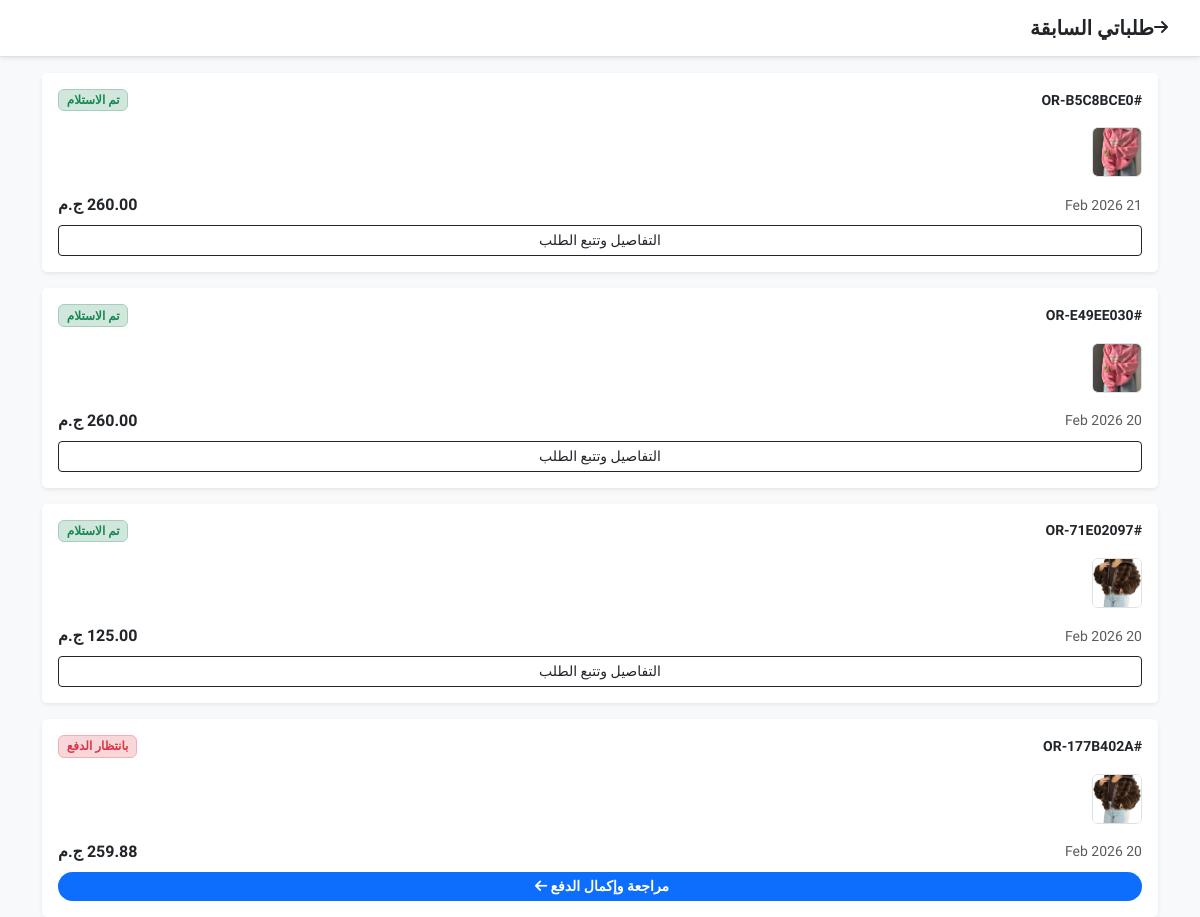
Page /my-orders/ (signed in, upper part) on the earlier database version.
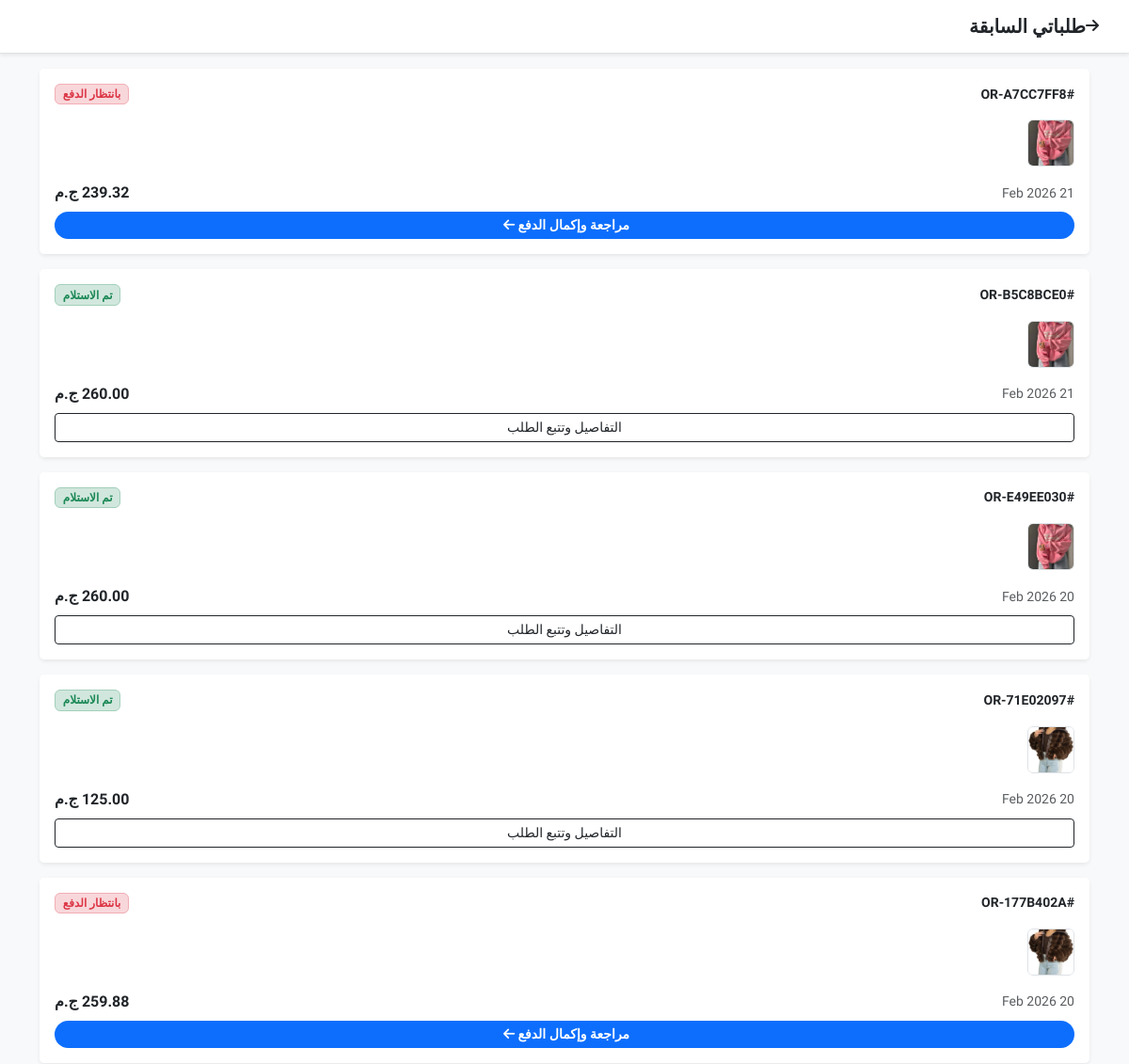
Same page on the later database version.
### store/models.py (models this page shows, shortened)
class Order(models.Model):
    class Status(models.TextChoices):
        CART = "CART",
        WAITING_PAYMENT = "WAITING_PAYMENT", "بانتظار الدفع" # <--- جديد
        PENDING = "PENDING", "قيد الانتظار"
        APPROVED = "APPROVED", "تم التأكيد"
        SHIPPED = "SHIPPED", "تم الشحن"
        DELIVERED = "DELIVERED", "تم التسليم"
        RETURNED = "RETURNED", "مرتجع"
        CANCELLED = "CANCELLED", "ملغي"
    order_id = models.CharField(max_length=20, unique=True, editable=False, verbose_name="رقم الطلب")
    customer = models.ForeignKey(settings.AUTH_USER_MODEL, on_delete=models.PROTECT, related_name='orders', verbose_name="العميل")
    is_confirmed_by_customer = models.BooleanField(null=True, blank=True, verbose_name="تأكيد العميل")
    rejection_reason = models.TextField(blank=True, null=True, verbose_name="سبب الرفض")
    rating = models.PositiveIntegerField(default=0, verbose_name="التقييم (1-5)")
    merchant = models.ForeignKey(MerchantProfile, on_delete=models.PROTECT, null=True, blank=True, related_name='merchant_orders')    # تفاصيل العنوان (يتم حفظها كنص لضمان عدم تغيرها في السجلات التاريخية)
    shipping_address = models.TextField(verbose_name="عنوان الشحن")
    shipping_phone = models.CharField(max_length=15, verbose_name="رقم التواصل")
    total_products_price = models.DecimalField(max_digits=10, decimal_places=2, default=0, verbose_name="إجمالي المنتجات")
    shipping_cost = models.DecimalField(max_digits=10, decimal_places=2, default=0, verbose_name="تكلفة الشحن")
    platform_fees = models.DecimalField(max_digits=10, decimal_places=2, default=0, verbose_name="رسوم المنصة") # 3 EGP + 2.75%
    final_total = models.DecimalField(max_digits=10, decimal_places=2, default=0, verbose_name="الإجمالي النهائي")
    status = models.CharField(max_length=20, choices=Status.choices, default=Status.PENDING, verbose_name="حالة الطلب")
    created_at = models.DateTimeField(auto_now_add=True, verbose_name="تاريخ الطلب")
    governorate = models.ForeignKey(Governorate, on_delete=models.SET_NULL, null=True, blank=True, verbose_name="المحافظة")
    is_first_order = models.BooleanField(default=False, verbose_name="أول طلب (شحن مجاني)")
    class PaymentMethod(models.TextChoices):
        COD = "COD", "الدفع عند الاستلام"
        ONLINE = "ONLINE", "دفع إلكتروني (Paymob)"
        WALLET = "WALLET", "محفظة إلكترونية" # <--- الجديد
    payment_method = models.CharField(max_length=10, choices=PaymentMethod.choices, default=PaymentMethod.COD, verbose_name="طريقة الدفع")

class OrderItem(models.Model):
    order = models.ForeignKey(Order, on_delete=models.CASCADE, related_name='items')
    product_size = models.ForeignKey(ProductSize, on_delete=models.PROTECT, verbose_name="المنتج (المقاس)")
    quantity = models.PositiveIntegerField(default=1, verbose_name="الكمية")
    commission = models.DecimalField(max_digits=10, decimal_places=2, default=0.00, verbose_name="عمولة المنصة")
    price_at_purchase = models.DecimalField(max_digits=10, decimal_places=2, verbose_name="السعر وقت الشراء", blank=True, null=True)
    merchant = models.ForeignKey(MerchantProfile, on_delete=models.PROTECT, verbose_name="التاجر", blank=True, null=True)
    referral_discount = models.DecimalField(max_digits=10, decimal_places=2, default=0)

class ProductSize(models.Model):
    product = models.ForeignKey(Product, on_delete=models.CASCADE, related_name='variations') # غيرنا الاسم لـ variations ليكون أدق
    size_label = models.CharField(max_length=10, verbose_name="المقاس") # S, M, L
    color_label = models.CharField(max_length=30, verbose_name="اللون", default="Standard") # أحمر، أزرق
    stock_quantity = models.PositiveIntegerField(default=0, verbose_name="الكمية المتاحة")

class Product(models.Model):
    category = models.ForeignKey(Category, on_delete=models.SET_NULL, null=True, blank=True, related_name='products', verbose_name="القسم")
    merchant = models.ForeignKey(MerchantProfile, on_delete=models.CASCADE, related_name='products')
    name = models.CharField(max_length=200, verbose_name="اسم المنتج")
    description = models.TextField(verbose_name="وصف المنتج")
    base_price = models.DecimalField(max_digits=10, decimal_places=2, verbose_name="السعر الأساسي")
    image = models.ImageField(upload_to='products/', verbose_name="صورة المنتج الرئيسية")
    shipping_fee = models.DecimalField(max_digits=10, decimal_places=2, default=0, verbose_name="مصاريف الشحن")
    is_active = models.BooleanField(default=False, verbose_name="مفعل (موافقة المشرف)")
    created_at = models.DateTimeField(auto_now_add=True)
    commission_pct = models.DecimalField(
        max_digits=5, decimal_places=2, default=10.00,
        verbose_name="نسبة عمولة المنصة (%)"
    )

### store/views.py (the view)
# urls.py: path('my-orders/', views.my_orders, name='my_orders'),
@login_required
def my_orders(request):
    orders = Order.objects.filter(customer=request.user).exclude(status=Order.Status.CART).order_by('-created_at')
    return render(request, 'store/my_orders.html', {'orders': orders})

### store/context_processors.py (called while the page is built)
def site_settings(request):
    settings = SiteSetting.objects.first()
    return {'site_settings': settings}

### templates/store/my_orders.html
{% extends 'base.html' %}
{% block content %}
<div class="bg-white p-3 border-bottom shadow-sm d-flex align-items-center mb-3 sticky-top">
    <a href="{% url 'profile' %}" class="text-dark me-3"><i class="fas fa-arrow-right"></i></a>
    <h5 class="m-0 fw-bold">طلباتي السابقة</h5>
</div>
<div class="container pb-5">
    {% for order in orders %}
    <div class="card border-0 shadow-sm mb-3">
        <div class="card-header bg-white border-0 d-flex justify-content-between pt-3 align-items-center">
            <span class="fw-bold small">#{{ order.order_id }}</span>
            {% if order.status == 'WAITING_PAYMENT' %}
                <span class="badge bg-danger-subtle text-danger border border-danger-subtle">بانتظار الدفع</span>
            {% elif order.status == 'DELIVERED' %}
                <span class="badge bg-success-subtle text-success border border-success-subtle">تم الاستلام</span>
            {% else %}
                <span class="badge bg-light text-dark border">{{ order.get_status_display }}</span>
            {% endif %}
        </div>
        <div class="card-body py-2">
            <div class="d-flex overflow-auto mb-3" style="gap: 10px;">
                {% for item in order.items.all %}
                <img src="{{ item.product_size.product.image.url }}" class="rounded border" style="width: 50px; height: 50px; object-fit: cover; flex-shrink: 0;">
                {% endfor %}
            </div>
            <div class="d-flex justify-content-between align-items-center">
                <div class="text-muted small">
                    {{ order.created_at|date:"d M Y" }}
                </div>
                <div class="fw-bold text-dark">{{ order.final_total }} ج.م</div>
            </div>
        </div>
        <div class="card-footer bg-white border-0 pt-0 pb-3">
            {% if order.status == 'WAITING_PAYMENT' %}
                <a href="{% url 'customer_order_detail' order.id %}" class="btn btn-primary-app w-100 btn-sm fw-bold">
                    مراجعة وإكمال الدفع <i class="fas fa-arrow-left ms-1"></i>
                </a>
            {% else %}
                <a href="{% url 'customer_order_detail' order.id %}" class="btn btn-outline-dark w-100 btn-sm">
                    التفاصيل وتتبع الطلب
                </a>
            {% endif %}
        </div>
    </div>
    {% empty %}
    <div class="text-center py-5">
        <i class="fas fa-box-open fa-3x text-muted opacity-25 mb-3"></i>
        <p class="text-muted">لم تقم بأي طلبات بعد.</p>
        <a href="{% url 'home' %}" class="btn btn-primary-app px-4">تسوق الآن</a>
    </div>
    {% endfor %}
</div>
{% endblock %}

Differences in the rows shown:
added Order: order_id "OR-A7CC7FF8", status "بانتظار الدفع", created_at "21 Feb 2026", final_total "239.32"
added OrderItem: product_size.product.image (picture), shown under "OR-A7CC7FF8"
